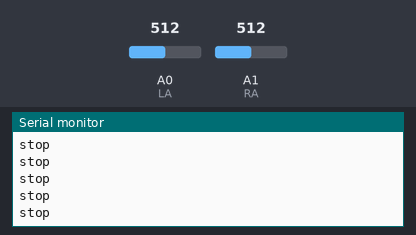
This sketch was run on a simulated Arduino Uno, built with avr-gcc and run on an emulated ATmega328P. Shown: the last lines printed to the serial monitor. The inputs (shaded band) are chosen by the test bench; at power-on: A0 (LA) = 512, A1 (RA) = 512.

Above: at 1.2 s.
1.3 s: A0 (LA) set to 490
At 1.8 s:
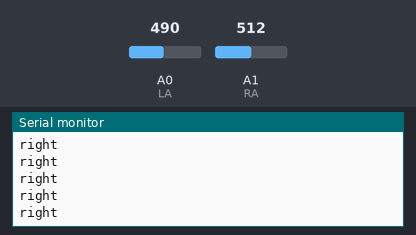
3.2 s: A1 (RA) set to 490
At 3.7 s:
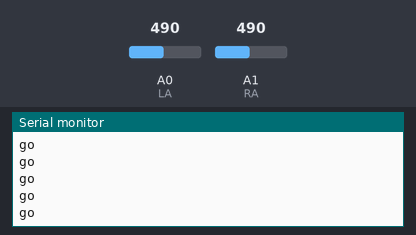
5.1 s: A0 (LA) set to 510
At 6.0 s:
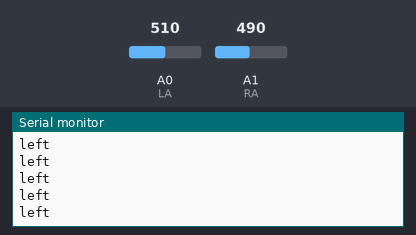

The sketch:

findroad2.ino
```cpp
int data[2];
void setup() {
  pinMode(A0,INPUT);//LA
  pinMode(A1,INPUT);//RA

  Serial.begin(9600);
}

void loop() {
  distanceonA();
}

void distanceonA(){
  data[0] = analogRead(A0);
  data[1] = analogRead(A1);

  if(data[0]>500 && data[1]>500){
    Serial.println("stop");
  }
  if(data[0]<500 && data[1]<500 ){
    Serial.println("go");
  }
  if(data[0]<500  && data[1]>500 ){
    Serial.println("right");
  }
  if(data[0]>500  && data[1]<500 ){
    Serial.println("left");
  }
}
```

Measured:
- after the input at 1.3 s, the serial monitor: prints a new line after 0.07 s (image 1)
- after the input at 3.2 s, the serial monitor: prints a new line after 0.07 s (image 2)
- after the input at 5.1 s, the serial monitor: prints a new line after 0.07 s (image 3)
